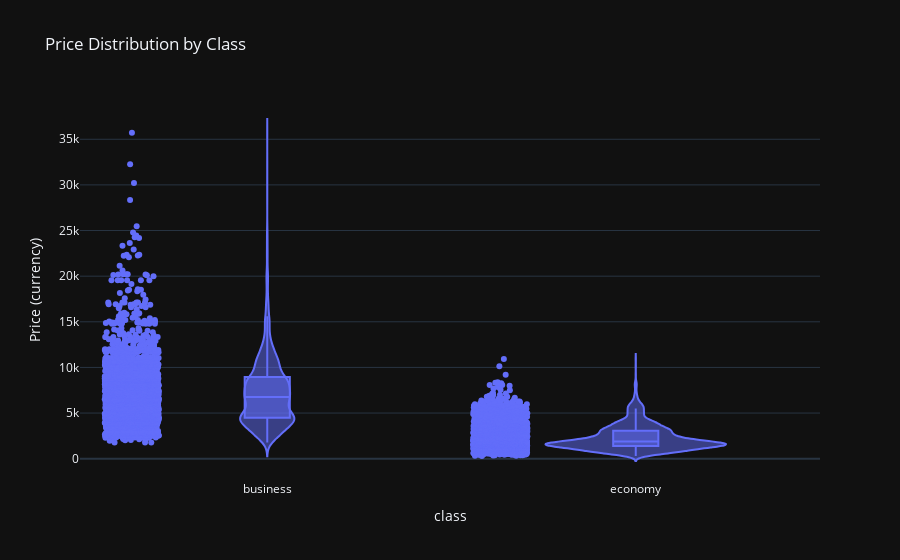

Source (notebook cell):
### Code cell
import plotly.express as px

fig = px.violin(data, 
                x='class', 
                y='Price', 
                box=True,
                points='all',
                title='Price Distribution by Class',
                labels={'Class': 'Flight Class', 'Price': 'Price (currency)'},
                template='plotly_dark')

fig.show()

### Figure 1 — Plotly figure (JSON) as saved in the notebook; plotly's stock layout.template omitted (floating-point values rounded to 4 significant figures; data arrays with more than 128 entries replaced by an {"elided": "..."} marker saying what was removed)
{"data": [{"alignmentgroup": "True", "box": {"visible": true}, "hovertemplate": "class=%{x}<br>Price (currency)=%{y}<extra></extra>", "legendgroup": "", "marker": {"color": "#636efa"}, "name": "", "offsetgroup": "", "orientation": "v", "points": "all", "scalegroup": "True", "showlegend": false, "type": "violin", "x": {"elided": "4368 str values"}, "x0": " ", "xaxis": "x", "y": {"elided": "4368 float values"}, "y0": " ", "yaxis": "y"}], "layout": {"legend": {"tracegroupgap": 0}, "title": {"text": "Price Distribution by Class"}, "violinmode": "group", "xaxis": {"anchor": "y", "domain": [0, 1], "title": {"text": "class"}}, "yaxis": {"anchor": "x", "domain": [0, 1], "title": {"text": "Price (currency)"}}}}
